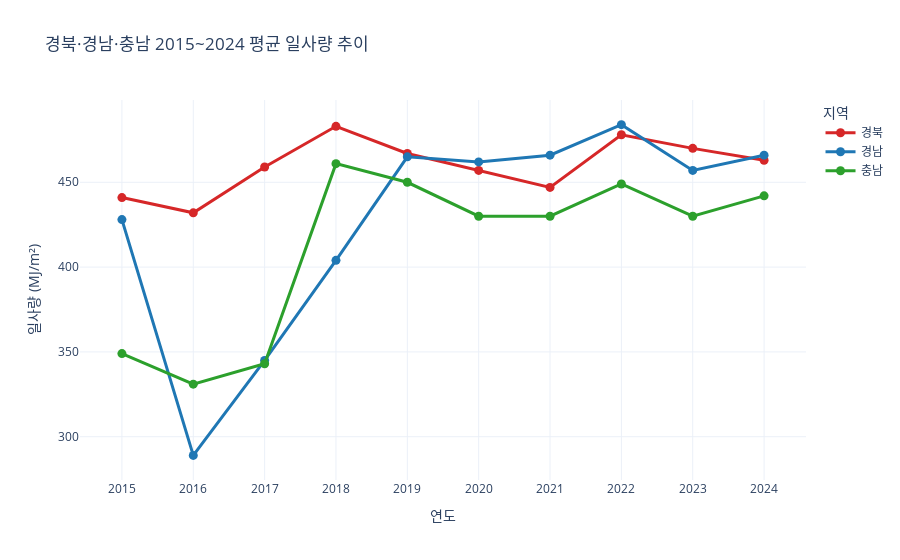

Notebook code cell kept with this figure:
### Code cell
import pandas as pd
import plotly.express as px

# === 데이터 불러오기 ===
df = pd.read_excel("dataset/2015-2024_충남,경북,경남_평균_일사량.xlsx")

# === Wide → Long 변환 ===
df_long = df.melt(id_vars="지역", var_name="연도", value_name="일사량(MJ/m2)")
df_long["연도"] = pd.to_numeric(df_long["연도"], errors="coerce")

# === Plotly 선 그래프 ===
fig = px.line(
    df_long,
    x="연도",
    y="일사량(MJ/m2)",
    color="지역",
    markers=True,
    title="경북·경남·충남 2015~2024 평균 일사량 추이",
    category_orders={"지역": ["경북", "경남", "충남"]},  # 순서 강제
    color_discrete_map={
        "경남": "#1f77b4",  # 파랑
        "경북": "#d62728",  # 빨강
        "충남": "#2ca02c"   # 초록
    }
)

# 스타일 조정
fig.update_traces(line=dict(width=3), marker=dict(size=9))
fig.update_layout(
    template="plotly_white",
    xaxis=dict(dtick=1, title="연도"),
    yaxis=dict(title="일사량 (MJ/m²)"),
    legend=dict(title="지역", bgcolor="rgba(255,255,255,0.7)", bordercolor="lightgray")
)

fig.show()

### Figure 1 — Plotly figure (JSON) as saved in the notebook; plotly's stock layout.template omitted (floating-point values rounded to 4 significant figures)
{"data": [{"hovertemplate": "지역=경북<br>연도=%{x}<br>일사량(MJ/m2)=%{y}<extra></extra>", "legendgroup": "경북", "line": {"color": "#d62728", "dash": "solid", "width": 3}, "marker": {"size": 9, "symbol": "circle"}, "mode": "lines+markers", "name": "경북", "orientation": "v", "showlegend": true, "type": "scatter", "x": [2015, 2016, 2017, 2018, 2019, 2020, 2021, 2022, 2023, 2024], "xaxis": "x", "y": [441, 432, 459, 483, 467, 457, 447, 478, 470, 463], "yaxis": "y"}, {"hovertemplate": "지역=경남<br>연도=%{x}<br>일사량(MJ/m2)=%{y}<extra></extra>", "legendgroup": "경남", "line": {"color": "#1f77b4", "dash": "solid", "width": 3}, "marker": {"size": 9, "symbol": "circle"}, "mode": "lines+markers", "name": "경남", "orientation": "v", "showlegend": true, "type": "scatter", "x": [2015, 2016, 2017, 2018, 2019, 2020, 2021, 2022, 2023, 2024], "xaxis": "x", "y": [428, 289, 345, 404, 465, 462, 466, 484, 457, 466], "yaxis": "y"}, {"hovertemplate": "지역=충남<br>연도=%{x}<br>일사량(MJ/m2)=%{y}<extra></extra>", "legendgroup": "충남", "line": {"color": "#2ca02c", "dash": "solid", "width": 3}, "marker": {"size": 9, "symbol": "circle"}, "mode": "lines+markers", "name": "충남", "orientation": "v", "showlegend": true, "type": "scatter", "x": [2015, 2016, 2017, 2018, 2019, 2020, 2021, 2022, 2023, 2024], "xaxis": "x", "y": [349, 331, 343, 461, 450, 430, 430, 449, 430, 442], "yaxis": "y"}], "layout": {"legend": {"bgcolor": "rgba(255,255,255,0.7)", "bordercolor": "lightgray", "title": {"text": "지역"}, "tracegroupgap": 0}, "title": {"text": "경북·경남·충남 2015~2024 평균 일사량 추이"}, "xaxis": {"anchor": "y", "domain": [0, 1], "dtick": 1, "title": {"text": "연도"}}, "yaxis": {"anchor": "x", "domain": [0, 1], "title": {"text": "일사량 (MJ/m²)"}}}}
